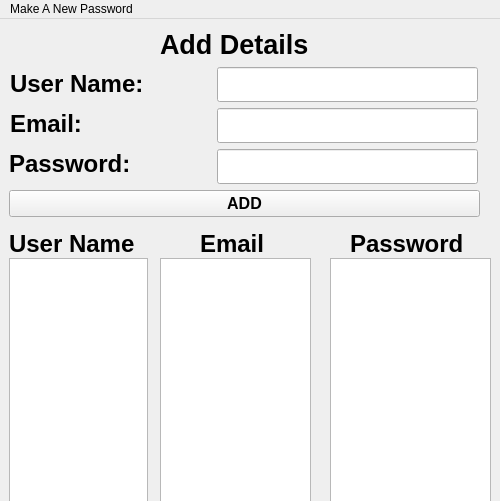
<?xml version="1.0" encoding="UTF-8"?>
<ui version="4.0">
 <class>MainWindow</class>
 <widget class="QMainWindow" name="MainWindow">
  <property name="geometry">
   <rect>
    <x>0</x>
    <y>0</y>
    <width>500</width>
    <height>501</height>
   </rect>
  </property>
  <property name="windowTitle">
   <string>Password Manager</string>
  </property>
  <property name="windowIcon">
   <iconset>
    <normaloff>icon.png</normaloff>icon.png</iconset>
  </property>
  <widget class="QWidget" name="centralwidget">
   <widget class="QLabel" name="heading_label">
    <property name="geometry">
     <rect>
      <x>160</x>
      <y>9</y>
      <width>153</width>
      <height>33</height>
     </rect>
    </property>
    <property name="font">
     <font>
      <pointsize>20</pointsize>
      <weight>75</weight>
      <bold>true</bold>
     </font>
    </property>
    <property name="text">
     <string>Add Details</string>
    </property>
   </widget>
   <widget class="QPushButton" name="add_button">
    <property name="geometry">
     <rect>
      <x>9</x>
      <y>171</y>
      <width>471</width>
      <height>27</height>
     </rect>
    </property>
    <property name="font">
     <font>
      <pointsize>12</pointsize>
      <weight>75</weight>
      <bold>true</bold>
     </font>
    </property>
    <property name="text">
     <string>ADD</string>
    </property>
   </widget>
   <widget class="QLineEdit" name="email_entry">
    <property name="geometry">
     <rect>
      <x>217</x>
      <y>89</y>
      <width>261</width>
      <height>35</height>
     </rect>
    </property>
    <property name="font">
     <font>
      <pointsize>18</pointsize>
      <weight>75</weight>
      <bold>true</bold>
     </font>
    </property>
   </widget>
   <widget class="QLineEdit" name="password_entry">
    <property name="geometry">
     <rect>
      <x>217</x>
      <y>130</y>
      <width>261</width>
      <height>35</height>
     </rect>
    </property>
    <property name="font">
     <font>
      <pointsize>18</pointsize>
      <weight>75</weight>
      <bold>true</bold>
     </font>
    </property>
   </widget>
   <widget class="QLabel" name="email_label">
    <property name="geometry">
     <rect>
      <x>10</x>
      <y>90</y>
      <width>75</width>
      <height>29</height>
     </rect>
    </property>
    <property name="font">
     <font>
      <pointsize>18</pointsize>
      <weight>75</weight>
      <bold>true</bold>
     </font>
    </property>
    <property name="frameShadow">
     <enum>QFrame::Raised</enum>
    </property>
    <property name="text">
     <string>Email:</string>
    </property>
    <property name="buddy">
     <cstring>email_entry</cstring>
    </property>
   </widget>
   <widget class="QLabel" name="password_label">
    <property name="geometry">
     <rect>
      <x>9</x>
      <y>130</y>
      <width>124</width>
      <height>29</height>
     </rect>
    </property>
    <property name="font">
     <font>
      <pointsize>18</pointsize>
      <weight>75</weight>
      <bold>true</bold>
     </font>
    </property>
    <property name="text">
     <string>Password:</string>
    </property>
    <property name="buddy">
     <cstring>password_entry</cstring>
    </property>
   </widget>
   <widget class="QLabel" name="email_label_for_showing">
    <property name="geometry">
     <rect>
      <x>200</x>
      <y>210</y>
      <width>66</width>
      <height>29</height>
     </rect>
    </property>
    <property name="font">
     <font>
      <pointsize>18</pointsize>
      <weight>75</weight>
      <bold>true</bold>
     </font>
    </property>
    <property name="frameShadow">
     <enum>QFrame::Raised</enum>
    </property>
    <property name="text">
     <string>Email</string>
    </property>
    <property name="buddy">
     <cstring>listWidget_email</cstring>
    </property>
   </widget>
   <widget class="QLabel" name="password_label_for_showing">
    <property name="geometry">
     <rect>
      <x>350</x>
      <y>210</y>
      <width>115</width>
      <height>29</height>
     </rect>
    </property>
    <property name="font">
     <font>
      <pointsize>18</pointsize>
      <weight>75</weight>
      <bold>true</bold>
     </font>
    </property>
    <property name="text">
     <string>Password</string>
    </property>
    <property name="buddy">
     <cstring>listWidget_password</cstring>
    </property>
   </widget>
   <widget class="QListWidget" name="listWidget_email">
    <property name="geometry">
     <rect>
      <x>160</x>
      <y>239</y>
      <width>151</width>
      <height>253</height>
     </rect>
    </property>
    <property name="font">
     <font>
      <pointsize>15</pointsize>
      <weight>75</weight>
      <bold>true</bold>
     </font>
    </property>
   </widget>
   <widget class="QListWidget" name="listWidget_password">
    <property name="geometry">
     <rect>
      <x>330</x>
      <y>239</y>
      <width>161</width>
      <height>253</height>
     </rect>
    </property>
    <property name="font">
     <font>
      <pointsize>15</pointsize>
      <weight>75</weight>
      <bold>true</bold>
     </font>
    </property>
   </widget>
   <widget class="QListWidget" name="listWidget_user_name">
    <property name="geometry">
     <rect>
      <x>9</x>
      <y>239</y>
      <width>139</width>
      <height>253</height>
     </rect>
    </property>
    <property name="font">
     <font>
      <pointsize>15</pointsize>
      <weight>75</weight>
      <bold>true</bold>
     </font>
    </property>
   </widget>
   <widget class="QLabel" name="user_name_label_for_showing">
    <property name="geometry">
     <rect>
      <x>9</x>
      <y>210</y>
      <width>131</width>
      <height>29</height>
     </rect>
    </property>
    <property name="font">
     <font>
      <pointsize>18</pointsize>
      <weight>75</weight>
      <bold>true</bold>
     </font>
    </property>
    <property name="frameShadow">
     <enum>QFrame::Raised</enum>
    </property>
    <property name="text">
     <string>User Name</string>
    </property>
    <property name="buddy">
     <cstring>listWidget_user_name</cstring>
    </property>
   </widget>
   <widget class="QLabel" name="user_name_label">
    <property name="geometry">
     <rect>
      <x>10</x>
      <y>50</y>
      <width>140</width>
      <height>29</height>
     </rect>
    </property>
    <property name="font">
     <font>
      <pointsize>18</pointsize>
      <weight>75</weight>
      <bold>true</bold>
     </font>
    </property>
    <property name="frameShadow">
     <enum>QFrame::Raised</enum>
    </property>
    <property name="text">
     <string>User Name:</string>
    </property>
   </widget>
   <widget class="QLineEdit" name="user_name_entry">
    <property name="geometry">
     <rect>
      <x>217</x>
      <y>48</y>
      <width>261</width>
      <height>35</height>
     </rect>
    </property>
    <property name="font">
     <font>
      <pointsize>18</pointsize>
      <weight>75</weight>
      <bold>true</bold>
     </font>
    </property>
   </widget>
  </widget>
  <widget class="QMenuBar" name="menuBar">
   <property name="geometry">
    <rect>
     <x>0</x>
     <y>0</y>
     <width>500</width>
     <height>21</height>
    </rect>
   </property>
   <widget class="QMenu" name="menuMake_A_New_Password">
    <property name="title">
     <string>Make A New Password</string>
    </property>
   </widget>
   <addaction name="menuMake_A_New_Password"/>
  </widget>
 </widget>
 <resources/>
 <connections/>
</ui>
